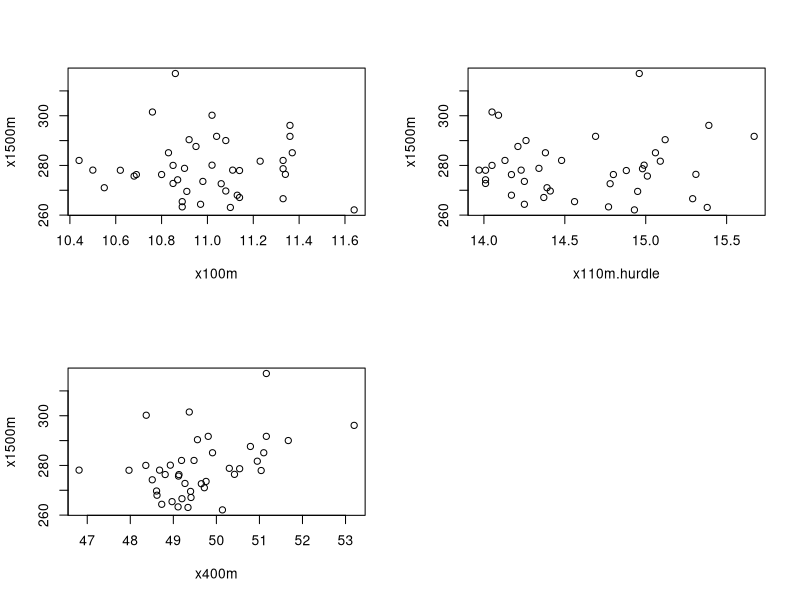
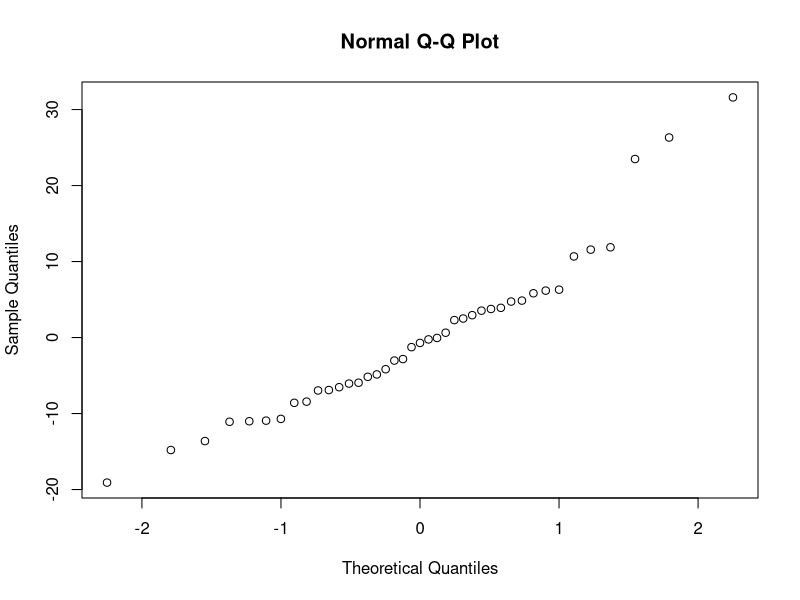
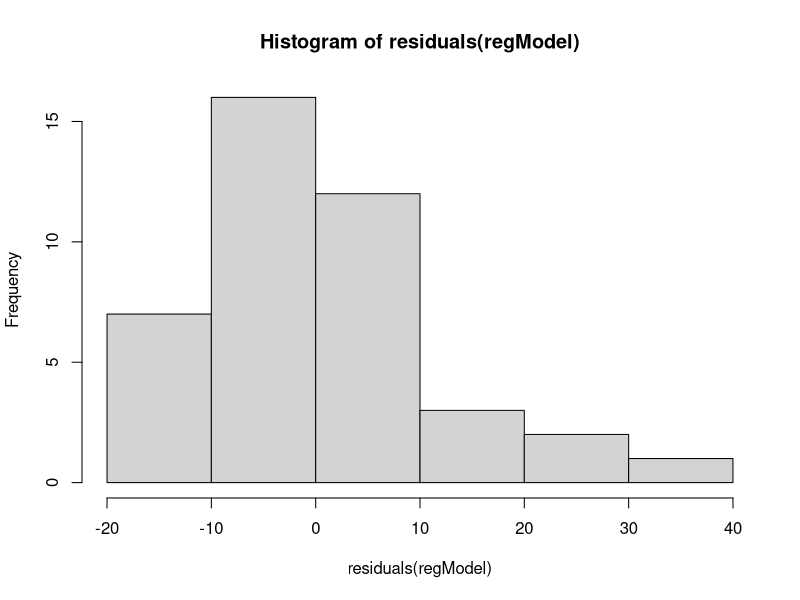
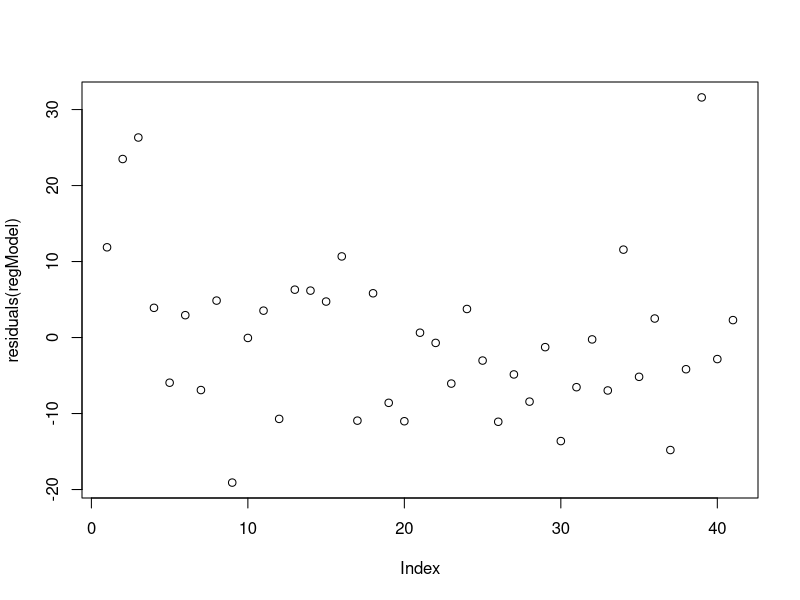

The R source for these figures, in order:
## ---- chunk 1
knitr::opts_chunk$set(echo = TRUE)
## ---- chunk 2
# Load the dataset and preprocess it.
library(FactoMineR)
data(decathlon)
head(decathlon)
colnames(decathlon)[c(1,5,6,10)]<-c("x100m","x400m","x110m.hurdle","x1500m")
colnames(decathlon)
## ---- chunk 3
reg1<-lm(x1500m~x100m,data=decathlon)
summary(reg1)

reg2<-lm(x1500m~x110m.hurdle,data=decathlon)
summary(reg2)

reg3<-lm(x1500m~x400m,data=decathlon)
summary(reg3)
## ---- chunk 4
# In all cases the coefficient of correlation is 0.816 and significant (p=0.002).
cor.test(decathlon$x100m       , decathlon$x1500m)
cor.test(decathlon$x110m.hurdle, decathlon$x1500m)
cor.test(decathlon$x400m       , decathlon$x1500m)
## ---- chunk 5
op<-par(mfrow=c(2,2))
plot(x1500m~x100m       , data=decathlon)
plot(x1500m~x110m.hurdle, data=decathlon)
plot(x1500m~x400m       , data=decathlon)
par(op)
## ---- chunk 6
regModel <-lm(x1500m~x400m, data=decathlon)
summary(regModel)
## ---- chunk 7
# QQPlot
qqnorm(residuals(regModel)) 
# Since the values are taking part close to the diagonal,
#   the distribution is approximately normal.

# Histogram
hist(residuals(regModel)) 
# It is approximately normal (skew to the left).

# Shapiro Wilks Test
shapiro.test(residuals(regModel)) 
# The error term doesn't follows a Normal distribution. (p<0.05)
# This should be taken into consideration.
## ---- chunk 8
# Residual Analysis #
plot(residuals(regModel)) 
# Residuals have a rectangular pattern around the zero mean.
# There is no violation of this assumption.

##Breusch Pagan Test
library(lmtest)
bptest(regModel) 
# H0 is accepted (p>0.05). Hence, the homogenity of variances is provided.
## ---- chunk 9
# Durbin-Watson Test
dwtest(regModel, alternative = "two.sided") 
# There is not an autocorrelaiton in the data set (p>0.05).
# The errors/observations are independent.
## ---- chunk 10
summary(regModel)

confint(regModel)
# The null hypothesis is H0:B1=0.
# If the confidence interval includes 0 => we accept the null hypothesis.
#
# (1.137685, 7.122619) the confidence intervals of the parameters does not include 0.
#      => The null hypothesis B0=0 and B1=0 are rejected.
#
# Therefore the coefficients are significant.
## ---- chunk 11
new=data.frame(x400m=55.5)
predict.lm(regModel, newdata=new, interval="prediction")
